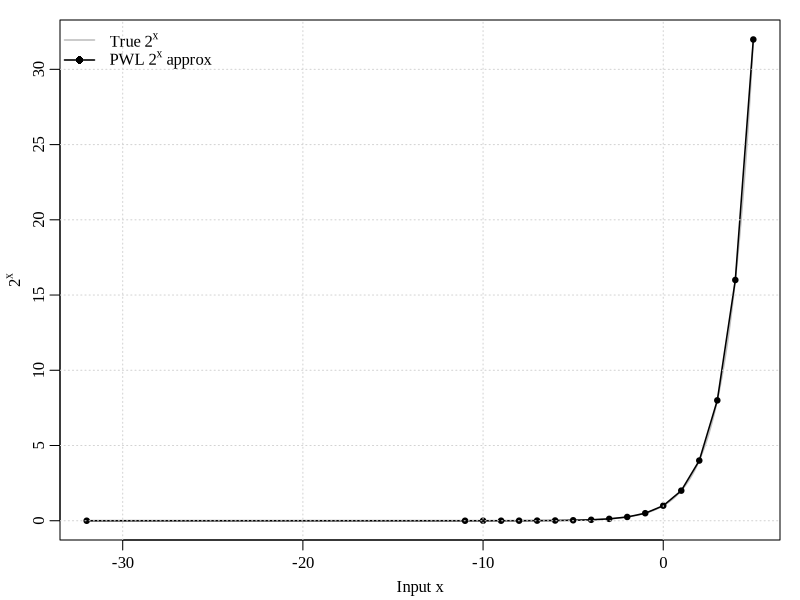

Reproduce this figure in R.
# 데이터 정의
x_pow_data <- c(
  -31.999023, -11.000000, -10.000000, -9.000000,
  -8.000000, -7.000000, -6.000000, -5.000000,
  -4.000000, -3.000000, -2.000000, -1.000000,
   0.000000,  1.000000,  2.000000,  3.000000,
   4.000000,  4.999023
)

y_pow_approx <- c(
  0.000000, 0.000000, 0.000977, 0.001953,
  0.003906, 0.007812, 0.015625, 0.031250,
  0.062500, 0.125000, 0.250000, 0.500000,
  1.000000, 2.000000, 4.000000, 8.000000,
  16.00000, 31.98437
)

# 참값 생성
x_pow_true <- seq(-32, 5, length.out = 1000)
y_pow_true <- 2^x_pow_true

# PDF 장치 열기 (IEEE 단일 컬럼 폭: 3.46 in ≈ 8.8 cm, 높이 2.5 in 권장)
cairo_pdf("pow2_approx_comparison.pdf", family = "Times New Roman", width = 6, height = 3.5)

# 여백 조정
par(mar = c(3, 3, 1, 1), mgp = c(1.8, 0.6, 0), family = "Times New Roman")

# 그래프 그리기 (참값: 회색 선)
plot(
  x_pow_true, y_pow_true, type = "l", col = "gray", lwd = 1.5,
  xlab = "Input x", ylab = expression(2^x), main = ""
)

# 근사값: 검정 점선 + 원 마커
lines(x_pow_data, y_pow_approx, type = "o", col = "black", lwd = 1.5, pch = 20)

# 격자 추가
grid()

# 범례 추가
legend("topleft", 
       legend = c(
         expression("True " * 2^x),
         expression("PWL " * 2^x * " approx")
       ),
       col = c("gray", "black"),
       lty = c(1, 1),
       pch = c(NA, 16),
       lwd = 1.5,
       cex = 1,
       bty = "n"
)

dev.off()
cat("PDF 파일 저장 완료: pow2_approx_comparison.pdf\n")
